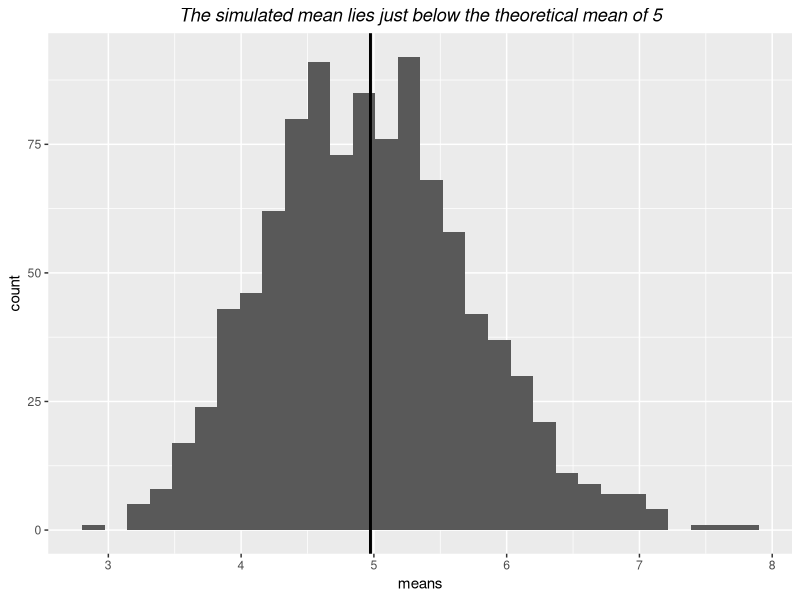
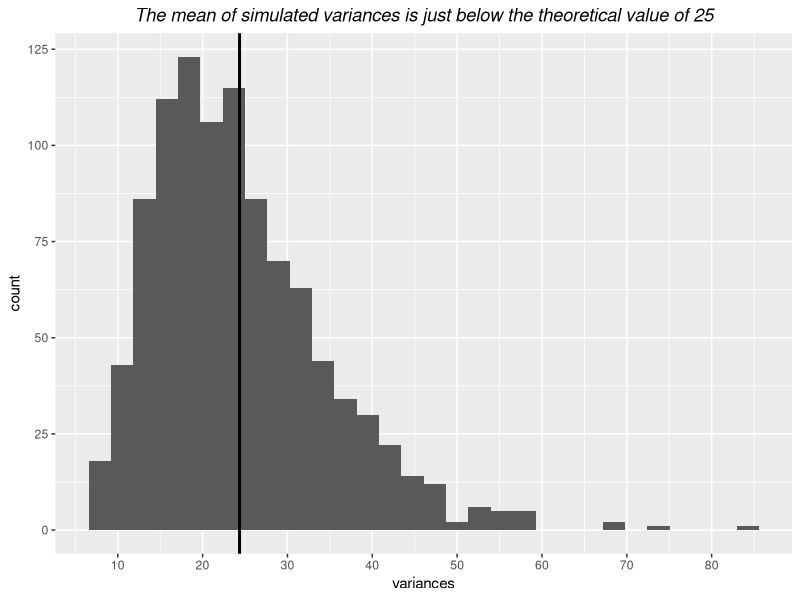

Source code (R) for these figures, in order:
## ---- chunk 1
library(ggplot2)
library(tidyr)
## ---- chunk 2
# We simulate S = 1000 samples of N = 40 exponentials each, all with lambda = 0.2
S <- 1000
N <- 40
lambda <- 0.2
set.seed(1234)
sim_data <- matrix(rexp(n = S*N, rate = lambda), S, N)
means <- apply(sim_data, 1, mean)
variances <-  apply(sim_data, 1, function(x) {sd(x)^2}) # sample var, N-1 in denominator
sim <- data.frame(values = sim_data[1,], means, variances)
str(sim)
## ---- chunk 3
# We plot a histogram of sample means
g <- ggplot(sim, aes(x = means)) + geom_histogram() 
g <- g + geom_vline(xintercept = mean(means), size = 1) + 
     labs(title = paste0("The simulated mean lies just below the theoretical mean",
                        " of ", 1/lambda)) +
     theme(plot.title = element_text(face="italic", hjust=0.5))
print(g)
## ---- chunk 4
# Following slide 7 of lecture 5 of the statistical inference course, we plot a 
# histogram of sample variances and show its mean
g <- ggplot(sim, aes(x = variances)) + geom_histogram() 
g <- g + geom_vline(xintercept = mean(variances), size = 1) + 
     labs(title=paste0("The mean of simulated variances is just below the ",
                       "theoretical value of ", 1/lambda^2)) +
     theme(plot.title = element_text(face="italic", hjust=0.5)) +
     scale_x_continuous(breaks = seq(from = 0, to = 90, by = 10))
print(g)
## ---- chunk 5
# We construct a two-facet plot contrasting the randomly sampled distribution
# of means with a randomly sampled distribution of the population

# First, we re-format the data for use in ggplot


## ---- chunk 6

## ---- chunk 7

